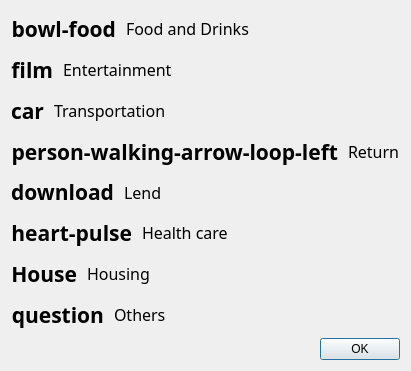
<?xml version="1.0" encoding="UTF-8"?>
<ui version="4.0">
 <class>Dialog</class>
 <widget class="QDialog" name="Dialog">
  <property name="geometry">
   <rect>
    <x>0</x>
    <y>0</y>
    <width>247</width>
    <height>371</height>
   </rect>
  </property>
  <property name="windowTitle">
   <string>Dialog</string>
  </property>
  <layout class="QVBoxLayout" name="verticalLayout">
   <item>
    <layout class="QHBoxLayout" name="horizontalLayout" stretch="0,4">
     <property name="spacing">
      <number>10</number>
     </property>
     <item>
      <widget class="QLabel" name="label_2">
       <property name="font">
        <font>
         <family>Font Awesome 6 Free</family>
         <pointsize>16</pointsize>
         <bold>true</bold>
        </font>
       </property>
       <property name="text">
        <string>bowl-food</string>
       </property>
       <property name="alignment">
        <set>Qt::AlignRight|Qt::AlignTrailing|Qt::AlignVCenter</set>
       </property>
      </widget>
     </item>
     <item>
      <widget class="QLabel" name="label">
       <property name="font">
        <font>
         <family>Montserrat</family>
         <pointsize>12</pointsize>
         <bold>false</bold>
        </font>
       </property>
       <property name="text">
        <string>Food and Drinks</string>
       </property>
      </widget>
     </item>
    </layout>
   </item>
   <item>
    <layout class="QHBoxLayout" name="horizontalLayout_8" stretch="0,4">
     <property name="spacing">
      <number>10</number>
     </property>
     <item>
      <widget class="QLabel" name="label_15">
       <property name="font">
        <font>
         <family>Font Awesome 6 Free</family>
         <pointsize>16</pointsize>
         <bold>true</bold>
        </font>
       </property>
       <property name="text">
        <string>film</string>
       </property>
       <property name="alignment">
        <set>Qt::AlignRight|Qt::AlignTrailing|Qt::AlignVCenter</set>
       </property>
      </widget>
     </item>
     <item>
      <widget class="QLabel" name="label_16">
       <property name="font">
        <font>
         <family>Montserrat</family>
         <pointsize>12</pointsize>
         <bold>false</bold>
        </font>
       </property>
       <property name="text">
        <string>Entertainment</string>
       </property>
      </widget>
     </item>
    </layout>
   </item>
   <item>
    <layout class="QHBoxLayout" name="horizontalLayout_9" stretch="0,4">
     <property name="spacing">
      <number>10</number>
     </property>
     <item>
      <widget class="QLabel" name="label_17">
       <property name="font">
        <font>
         <family>Font Awesome 6 Free</family>
         <pointsize>16</pointsize>
         <bold>true</bold>
        </font>
       </property>
       <property name="text">
        <string>car</string>
       </property>
       <property name="alignment">
        <set>Qt::AlignRight|Qt::AlignTrailing|Qt::AlignVCenter</set>
       </property>
      </widget>
     </item>
     <item>
      <widget class="QLabel" name="label_18">
       <property name="font">
        <font>
         <family>Montserrat</family>
         <pointsize>12</pointsize>
         <bold>false</bold>
        </font>
       </property>
       <property name="text">
        <string>Transportation</string>
       </property>
      </widget>
     </item>
    </layout>
   </item>
   <item>
    <layout class="QHBoxLayout" name="horizontalLayout_10" stretch="0,4">
     <property name="spacing">
      <number>10</number>
     </property>
     <item>
      <widget class="QLabel" name="label_19">
       <property name="font">
        <font>
         <family>Font Awesome 6 Free</family>
         <pointsize>16</pointsize>
         <bold>true</bold>
        </font>
       </property>
       <property name="text">
        <string>person-walking-arrow-loop-left</string>
       </property>
       <property name="alignment">
        <set>Qt::AlignRight|Qt::AlignTrailing|Qt::AlignVCenter</set>
       </property>
      </widget>
     </item>
     <item>
      <widget class="QLabel" name="label_20">
       <property name="font">
        <font>
         <family>Montserrat</family>
         <pointsize>12</pointsize>
         <bold>false</bold>
        </font>
       </property>
       <property name="text">
        <string>Return</string>
       </property>
      </widget>
     </item>
    </layout>
   </item>
   <item>
    <layout class="QHBoxLayout" name="horizontalLayout_11" stretch="0,4">
     <property name="spacing">
      <number>10</number>
     </property>
     <item>
      <widget class="QLabel" name="label_21">
       <property name="font">
        <font>
         <family>Font Awesome 6 Free</family>
         <pointsize>16</pointsize>
         <bold>true</bold>
        </font>
       </property>
       <property name="text">
        <string>download</string>
       </property>
       <property name="alignment">
        <set>Qt::AlignRight|Qt::AlignTrailing|Qt::AlignVCenter</set>
       </property>
      </widget>
     </item>
     <item>
      <widget class="QLabel" name="label_22">
       <property name="font">
        <font>
         <family>Montserrat</family>
         <pointsize>12</pointsize>
         <bold>false</bold>
        </font>
       </property>
       <property name="text">
        <string>Lend</string>
       </property>
      </widget>
     </item>
    </layout>
   </item>
   <item>
    <layout class="QHBoxLayout" name="horizontalLayout_12" stretch="0,4">
     <property name="spacing">
      <number>10</number>
     </property>
     <item>
      <widget class="QLabel" name="label_23">
       <property name="font">
        <font>
         <family>Font Awesome 6 Free</family>
         <pointsize>16</pointsize>
         <bold>true</bold>
        </font>
       </property>
       <property name="text">
        <string>heart-pulse</string>
       </property>
       <property name="alignment">
        <set>Qt::AlignRight|Qt::AlignTrailing|Qt::AlignVCenter</set>
       </property>
      </widget>
     </item>
     <item>
      <widget class="QLabel" name="label_24">
       <property name="font">
        <font>
         <family>Montserrat</family>
         <pointsize>12</pointsize>
         <bold>false</bold>
        </font>
       </property>
       <property name="text">
        <string>Health care</string>
       </property>
      </widget>
     </item>
    </layout>
   </item>
   <item>
    <layout class="QHBoxLayout" name="horizontalLayout_13" stretch="0,4">
     <property name="spacing">
      <number>10</number>
     </property>
     <item>
      <widget class="QLabel" name="label_25">
       <property name="font">
        <font>
         <family>Font Awesome 6 Free</family>
         <pointsize>16</pointsize>
         <bold>true</bold>
        </font>
       </property>
       <property name="text">
        <string>House</string>
       </property>
       <property name="alignment">
        <set>Qt::AlignRight|Qt::AlignTrailing|Qt::AlignVCenter</set>
       </property>
      </widget>
     </item>
     <item>
      <widget class="QLabel" name="label_26">
       <property name="font">
        <font>
         <family>Montserrat</family>
         <pointsize>12</pointsize>
         <bold>false</bold>
        </font>
       </property>
       <property name="text">
        <string>Housing</string>
       </property>
      </widget>
     </item>
    </layout>
   </item>
   <item>
    <layout class="QHBoxLayout" name="horizontalLayout_14" stretch="0,4">
     <property name="spacing">
      <number>10</number>
     </property>
     <item>
      <widget class="QLabel" name="label_27">
       <property name="font">
        <font>
         <family>Font Awesome 6 Free</family>
         <pointsize>16</pointsize>
         <bold>true</bold>
        </font>
       </property>
       <property name="text">
        <string>question</string>
       </property>
       <property name="alignment">
        <set>Qt::AlignRight|Qt::AlignTrailing|Qt::AlignVCenter</set>
       </property>
      </widget>
     </item>
     <item>
      <widget class="QLabel" name="label_28">
       <property name="font">
        <font>
         <family>Montserrat</family>
         <pointsize>12</pointsize>
         <bold>false</bold>
        </font>
       </property>
       <property name="text">
        <string>Others</string>
       </property>
      </widget>
     </item>
    </layout>
   </item>
   <item>
    <layout class="QHBoxLayout" name="horizontalLayout_15">
     <item>
      <spacer name="horizontalSpacer">
       <property name="orientation">
        <enum>Qt::Horizontal</enum>
       </property>
       <property name="sizeHint" stdset="0">
        <size>
         <width>40</width>
         <height>20</height>
        </size>
       </property>
      </spacer>
     </item>
     <item>
      <widget class="QPushButton" name="pushButton">
       <property name="text">
        <string>OK</string>
       </property>
      </widget>
     </item>
    </layout>
   </item>
  </layout>
 </widget>
 <resources/>
 <connections/>
</ui>
